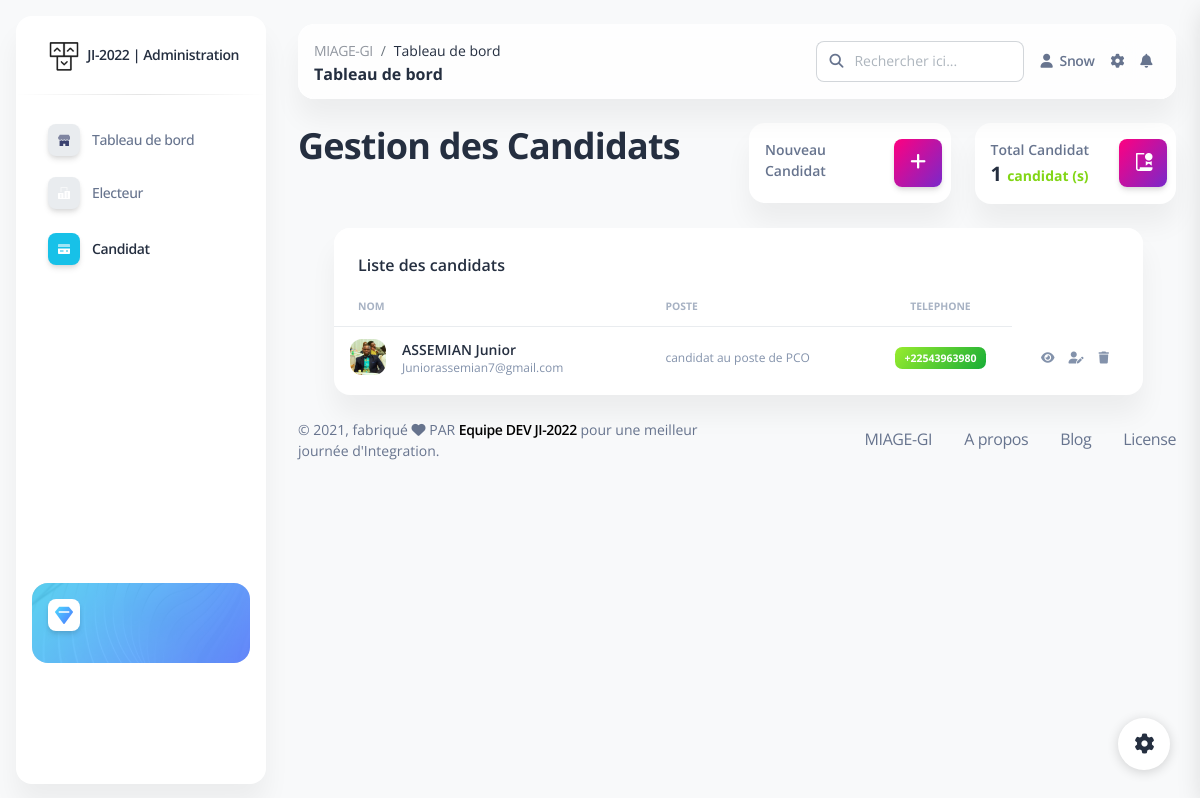
Page /admin/candidat.php (signed in) on the committed database.
### tables this page shows
CREATE TABLE IF NOT EXISTS `candidat` (
  `id` int(11) NOT NULL AUTO_INCREMENT,
  `name` varchar(100) NOT NULL,
  `lastname` varchar(100) NOT NULL,
  `gender` char(1) NOT NULL,
  `email` varchar(100) NOT NULL,
  `phone` varchar(255) NOT NULL,
  `description` text NOT NULL,
  `photo` varchar(255) NOT NULL,
  PRIMARY KEY (`id`)
);

### admin/candidat.php (the view, shortened to what this page needs)
<?php
include 'backend/save.php';
require_once 'backend/security.php'; ?>
<!DOCTYPE html>
<html lang="fr">
<head>
    <link href="assets/css/nucleo-icons.css" rel="stylesheet" />
    <link href="assets/css/nucleo-svg.css" rel="stylesheet" />
    <link href="assets/css/nucleo-svg.css" rel="stylesheet" />
    <link id="pagestyle" href="assets/css/soft-ui-dashboard.css?v=1.0.2" rel="stylesheet" />
</head>
<body class="g-sidenav-show   bg-gray-100">
    <aside class="sidenav navbar navbar-vertical navbar-expand-xs border-0 border-radius-xl my-3 fixed-left ms-3 bg-white" id="sidenav-main" data-color="info">
        <div class="sidenav-header">
            <a class="navbar-brand m-0" href="index.php">
                <img src="assets/img/logo-ct.png" class="navbar-brand-img h-100" alt="...">
                <span class="ms-1 font-weight-bold">JI-2022 | Administration</span>
            </a>
        </div>
        <hr class="horizontal dark mt-0">
        <div class="collapse navbar-collapse  w-auto" id="sidenav-collapse-main">
            <ul class="navbar-nav">
                <li class="nav-item">
                    <a class="nav-link  " href="index.php">
                        <div class="icon icon-shape icon-sm shadow border-radius-md bg-white text-center me-2 d-flex align-items-center justify-content-center">
                        </div>
                        <span class="nav-link-text ms-1">Tableau de bord</span>
                    </a>
                </li>
                <a class="nav-link  " href="electeur.php">
                    <div class="icon icon-shape icon-sm shadow border-radius-md bg-white text-center me-2 d-flex align-items-center justify-content-center">
                    </div>
                    <span class="nav-link-text ms-1">Electeur</span>
                </a>
                <li class="nav-item">
                    <a class="nav-link  active" href="candidat.php">
                        <div class="icon icon-shape icon-sm shadow border-radius-md bg-white text-center me-2 d-flex align-items-center justify-content-center">
                        </div>
                        <span class="nav-link-text ms-1">Candidat</span>
                    </a>
                </li>
            </ul>
        </div>
        <div class="sidenav-footer mx-3 mt-3 pt-3">
            <div class="card card-background shadow-none card-background-mask-info" id="sidenavCard">
                <div class="full-background" style="background-image: url('assets/img/curved-images/white-curved.jpeg')"></div>
                <div class="card-body text-left p-3 w-100">
                    <div class="icon icon-shape icon-sm bg-white shadow text-center mb-3 d-flex align-items-center justify-content-center border-radius-md">
                        <i class="ni ni-diamond text-gradient text-lg top-0 text-info" aria-hidden="true" id="sidenavCardIcon"></i>
                    </div>
                </div>
            </div>
        </div>
    </aside>
    <main class="main-content mt-1 border-radius-lg">
        <nav class="navbar navbar-main navbar-expand-lg px-0 mx-4 shadow-none border-radius-xl position-sticky blur shadow-blur mt-4 left-auto top-1 z-index-sticky" id="navbarBlur" navbar-scroll="true">
            <div class="container-fluid py-1 px-3">
                <nav aria-label="breadcrumb">
                    <ol class="breadcrumb bg-transparent mb-0 pb-0 pt-1 px-0 me-sm-6 me-5">
                        <li class="breadcrumb-item text-sm"><a class="opacity-5 text-dark" href="javascript:;">MIAGE-GI</a></li>
                        <li class="breadcrumb-item text-sm text-dark active" aria-current="page">Tableau de bord</li>
                    </ol>
                    <h6 class="font-weight-bolder mb-0">Tableau de bord</h6>
                </nav>
                <div class="collapse navbar-collapse mt-sm-0 mt-2 me-md-0 me-sm-4" id="navbar">
                    <div class="ms-md-auto pe-md-3 d-flex align-items-center">
                        <div class="input-group">
                            <span class="input-group-text text-body"><i class="fas fa-search" aria-hidden="true"></i></span>
                            <input type="text" class="form-control" placeholder="Rechercher ici...">
                        </div>
                    </div>
                    <ul class="navbar-nav  justify-content-end">
                        <li class="nav-item d-flex align-items-center">
                            <a href="javascript:;" class="nav-link text-body font-weight-bold px-0">
                                <i class="fa fa-user me-sm-1" aria-hidden="true"></i>
                                <span class="d-sm-inline d-none"> <?= $_SESSION['NOM']; ?></span>
                            </a>
                        </li>
                        <li class="nav-item px-3 d-flex align-items-center">
                            <a href="javascript:;" class="nav-link text-body p-0">
                                <i class="fa fa-cog fixed-plugin-button-nav cursor-pointer" aria-hidden="true"></i>
                            </a>
                        </li>
                        <li class="nav-item dropdown pe-2 d-flex align-items-center">
                            <a href="javascript:;" class="nav-link text-body p-0" id="dropdownMenuButton" data-bs-toggle="dropdown" aria-expanded="false">
                                <i class="fa fa-bell cursor-pointer" aria-hidden="true"></i>
                            </a>
                        </li>
                    </ul>
                </div>
            </div>
        </nav>
        <div class="container-fluid py-4">
            <div class="row">
                <div class="col-sm-6">
                    <h2>Gestion des <b>Candidats</b></h2>
                </div>
                <div class="col-xl-3 col-sm-6">
                    <div class="card">
                        <div class="card-body p-3">
                            <div class="row">
                                <div class="col-8">
                                    <div class="numbers">
                                        <p class="text-sm mb-0 text-capitalize font-weight-bold">Nouveau Candidat</p>
                                    </div>
                                </div>
                                <div class="col-4 text-end">
                                    <div class="icon icon-shape bg-gradient-primary shadow text-center border-radius-md">
                                        <a type="button" class="hidden" data-bs-toggle="modal" data-bs-target="#exampleModal">
                                            <i class="fa fa-plus text-lg opacity-10" aria-hidden="true"> </i></a>
                                    </div>
                                </div>
                            </div>
                        </div>
                    </div>
                </div>
                <div class="col-xl-3 col-sm-6">
                    <div class="card">
                        <div class="card-body p-3">
                            <div class="row">
                                <div class="col-8">
                                    <div class="numbers">
                                        <p class="text-sm mb-0 text-capitalize font-weight-bold">Total candidat</p>
                                        <h5 class="font-weight-bolder mb-0">
                                            <?php
                                            $ret = mysqli_query($conn, "select * from candidat");
                                            $cnt = 0;
                                            $row = mysqli_num_rows($ret);
                                            if ($row > 0) {
                                                while ($row = mysqli_fetch_array($ret)) {
                                                    $cnt = $cnt + 1;
                                                }
                                            }  ?> <?= $cnt; ?>
                                            <span class="text-success text-sm font-weight-bolder">candidat (s)</span>
                                        </h5>
                                    </div>
                                </div>
                                <div class="col-4 text-end">
                                    <div class="icon icon-shape bg-gradient-primary shadow text-center border-radius-md">
                                        <i class="ni ni-paper-diploma text-lg opacity-10" aria-hidden="true"></i>
                                    </div>
                                </div>
                            </div>
                        </div>
                    </div>
                </div>
            </div>
        </div>
        <div class="row ms-5 w-90">
            <div class="col-12">
                <div class="card mb-4">
                    <div class="card-header pb-0">
                        <h6>Liste des candidats</h6>
                    </div>
                    <div class="card-body px-0 pt-0 pb-2">
                        <div class="table-responsive p-0">
                            <table class="table align-items-center mb-0">
                                <thead>
                                    <tr>
                                        <th class="text-uppercase text-secondary text-xxs font-weight-bolder opacity-7">
                                            NOM</th>
                                        <th class="text-uppercase text-secondary text-xxs font-weight-bolder opacity-7 ps-2">
                                            POSTE</th>
                                        <th class="text-center text-uppercase text-secondary text-xxs font-weight-bolder opacity-7">
                                            TELEPHONE</th>
                                    </tr>
                                </thead>
                                <tbody>
                                    <?php
                                    $ret = mysqli_query($conn, "select * from candidat");
                                    $row = mysqli_num_rows($ret);
                                    if ($row > 0) {
                                        while ($row = mysqli_fetch_array($ret)) {
                                    ?>
                                            <tr>
                                                <td>
                                                    <div class="d-flex px-2 py-1">
                                                        <div>
                                                            <img src="assets/uploads/picture/<?php echo $row['photo']; ?>" class="avatar avatar-sm me-3">
                                                        </div>
                                                        <div class="d-flex flex-column justify-content-center">
                                                            <h6 class="mb-0 text-sm"><?php echo $row['name']; ?>
                                                                <?php echo $row['lastname']; ?></h6>
                                                            <p class="text-xs text-secondary mb-0">
                                                                <?php echo $row['email']; ?>
                                                            </p>
                                                        </div>
                                                    </div>
                                                </td>
                                                <td>
                                                    <p class="text-xs font-weight-bold mb-0">
                                                    <p class="text-xs text-secondary mb-0"> candidat au poste de PCO
                                                    </p>
                                                </td>
                                                <td class="align-middle text-center text-sm">
                                                    <span class="badge badge-sm bg-gradient-success"><?php echo $row['phone']; ?></span>
                                                </td>
                                                <td class="align-middle text-center">
                                                </td>
                                                <td class="align-middle">
                                                    <a href="#" class="text-secondary font-weight-bold text-xs" data-toggle="tooltip" data-original-title="Edit user">
                                                        <i class="fas fa-eye"></i>&emsp;
                                                    </a>
                                                    <span href="#" class="text-secondary font-weight-bold text-xs" data-toggle="tooltip" data-original-title="Edit user">
                                                        <i class="fas fa-user-edit" type="button" data-bs-toggle="modal" data-bs-target="#exampleModal"></i>&emsp;
                                                    </span>
                                                    <a href="backend/suprimercandidat.php?idF=<?php echo $row['id'] ?>" onclick="return confirm('Voulez vous vraiment le suprimer ?');" class="text-secondary font-weight-bold text-xs" data-toggle="tooltip" data-original-title="Edit user">
                                                        <i class="fas fa-trash"></i>
                                                    </a>
                                                </td>
                                            </tr>
                                        <?php
                                        }
                                    } ?>
                                </tbody>
                            </table>
                        </div>
                    </div>
                </div>
            </div>
        </div>
        <div class="container-fluid">
            <div class="row align-items-center justify-content-lg-between">
                <div class="col-lg-6 mb-lg-0 mb-4">
                    <div class="copyright text-center text-sm text-muted text-lg-left">
                        © ,
                        fabriqué <i class="fa fa-heart"></i> PAR
                        <a href="https://www.creative-tim.com" class="font-weight-bold" target="_blank">Equipe DEV JI-2022</a>
                        pour une meilleur journée d'Integration.
                    </div>
                </div>
                <div class="col-lg-6">
                    <ul class="nav nav-footer justify-content-center justify-content-lg-end">
                        <li class="nav-item">
                            <a href="https://www.creative-tim.com" class="nav-link text-muted" target="_blank">MIAGE-GI</a>
                        </li>
                        <li class="nav-item">
                            <a href="https://www.creative-tim.com/presentation" class="nav-link text-muted" target="_blank">A propos</a>
                        </li>
                        <li class="nav-item">
                            <a href="http://blog.creative-tim.com" class="nav-link text-muted" target="_blank">Blog</a>
                        </li>
                        <li class="nav-item">
                            <a href="https://www.creative-tim.com/license" class="nav-link pe-0 text-muted" target="_blank">License</a>
                        </li>
                    </ul>
                </div>
            </div>
        </div>
    </main>
    <div class="fixed-plugin">
        <a class="fixed-plugin-button text-dark position-fixed px-3 py-2">
            <i class="fa fa-cog py-2"> </i>
        </a>
    </div>
</body>
</html>

### admin/assets/css/nucleo-svg.css (style rules this page uses)
.icon { display: inline-block; color: #111111; height: 1em; width: 1em; }
.icon-sm { height: 0.8em; width: 0.8em; }
.icon { fill: currentColor; stroke: none; }

### rows in the picture
candidat: photo (picture), name "ASSEMIAN", lastname "Junior", email "Juniorassemian7@gmail.com", phone "+22543963980"

### other values in the picture
$_SESSION['NOM'] "Snow"
$cnt "1"
